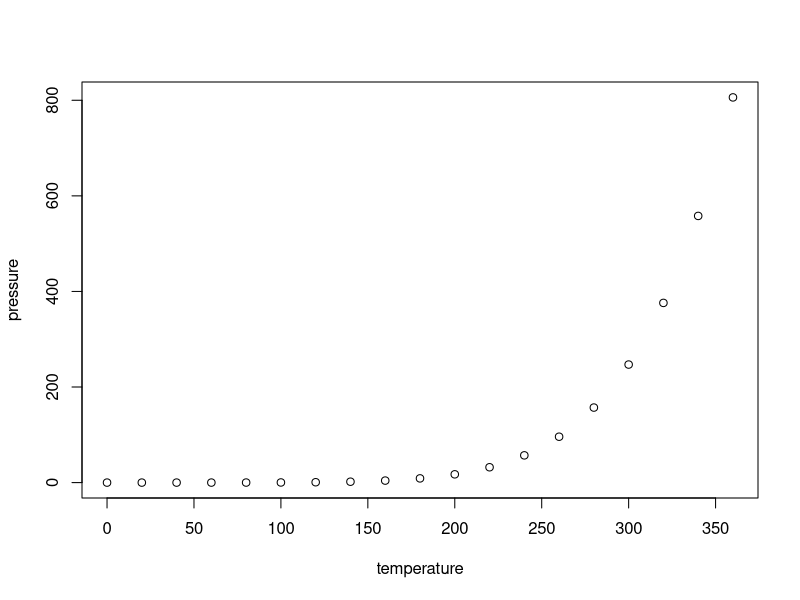
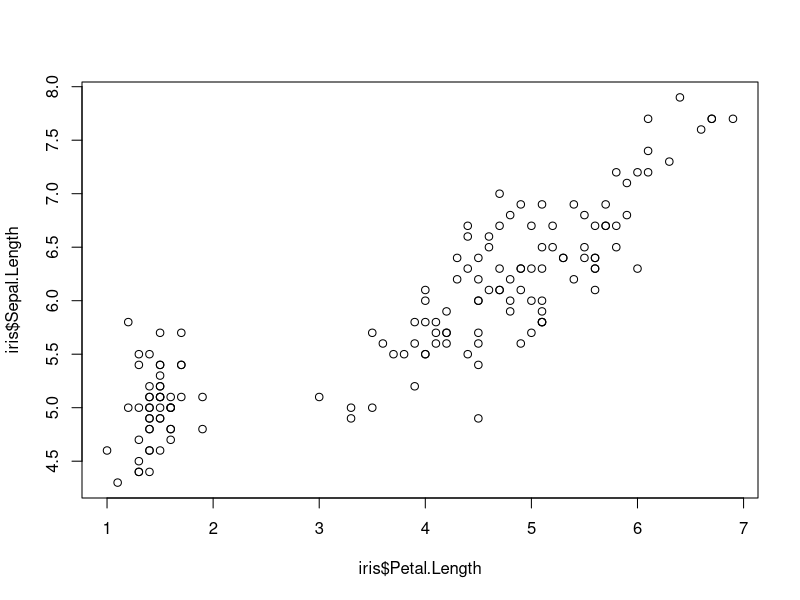

The R source for these figures, in order:
## ---- chunk 1
knitr::opts_chunk$set(echo = TRUE)
## ---- chunk 2
summary(cars)
## ---- chunk 3
plot(pressure)
## ---- chunk 4
plot(iris$Sepal.Length~iris$Petal.Length)
